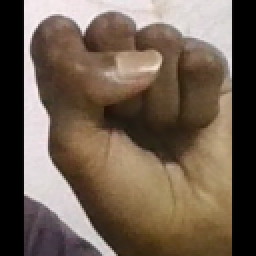
#> input picture recognition/data/raw/images/fist/000001.png, 128 x 128 px (shown 2 times larger)
$ python -i augmenter.py   (imports and definitions only)
#> lines starting #> are read from the running program, lines starting #| are printed output that depends on the picture
### recognition/training/transforms.py
"""
Image augmentation transforms.

Part B1:
- Rotation
- Translation
- Scaling
- Brightness
- Contrast
- Gamma
"""

from __future__ import annotations

import random

import cv2
import numpy as np

from .config import AugmentationConfig


# ==========================================================
# Rotation
# ==========================================================

# [114 lines left out: functions rotate, translate, scale, brightness, not called in this run]

# ==========================================================
# Contrast
# ==========================================================

def contrast(
    image: np.ndarray,
    config: AugmentationConfig,
) -> np.ndarray:

    alpha = random.uniform(
        config.min_contrast,
        config.max_contrast,
    )

    result = image.astype(np.float32)

    result = result * alpha

    result = np.clip(
        result,
        0,
        255,
    )

    return result.astype(np.uint8)


# ==========================================================
# Gamma Correction
# ==========================================================

# [208 lines left out: functions gamma, gaussian_noise, motion_blur, perspective, shadow, horizontal_flip, not called in this run]


# ==========================================================
# Resize
# ==========================================================

def resize(
    image: np.ndarray,
    config: AugmentationConfig,
) -> np.ndarray:

    image = image.astype(np.uint8)

    return cv2.resize(
        image,
        config.image_size,
        interpolation=cv2.INTER_AREA,
    )

### recognition/training/augmenter.py
"""
Augmentation Pipeline.

Applies random augmentations to an image during training.
"""

from __future__ import annotations

import random

import numpy as np

from .config import AugmentationConfig
from . import transforms


class Augmenter:
    """
    On-the-fly image augmentation pipeline.
    """

    def __init__(
        self,
        config: AugmentationConfig | None = None,
    ):

        self.config = (
            config
            if config is not None
            else AugmentationConfig()
        )

    # =====================================================
    # Public API
    # =====================================================

    def __call__(
        self,
        image: np.ndarray,
    ) -> np.ndarray:

        return self.apply(image)

    # =====================================================
    # Main Pipeline
    # =====================================================

    def apply(
        self,
        image: np.ndarray,
    ) -> np.ndarray:

        if not self.config.enabled:

            return transforms.resize(
                image,
                self.config,
            )

        augmented = image.copy()

        # ---------------------------------------------
        # Geometry
        # ---------------------------------------------

        if self._chance(
            self.config.rotation_probability
        ):

            augmented = transforms.rotate(
                augmented,
                self.config,
            )

        if self._chance(
            self.config.translation_probability
        ):

            augmented = transforms.translate(
                augmented,
                self.config,
            )

        if self._chance(
            self.config.scaling_probability
        ):

            augmented = transforms.scale(
                augmented,
                self.config,
            )

        if self._chance(
            self.config.perspective_probability
        ):

            augmented = transforms.perspective(
                augmented,
                self.config,
            )

        # ---------------------------------------------
        # Lighting
        # ---------------------------------------------

        if self._chance(
            self.config.brightness_probability
        ):

            augmented = transforms.brightness(
                augmented,
                self.config,
            )

        if self._chance(
            self.config.contrast_probability
        ):

            augmented = transforms.contrast(
                augmented,
                self.config,
            )

        if self._chance(
            self.config.gamma_probability
        ):

            augmented = transforms.gamma(
                augmented,
                self.config,
            )

        if self._chance(
            self.config.shadow_probability
        ):

            augmented = transforms.shadow(
                augmented,
                self.config,
            )

        # ---------------------------------------------
        # Camera Effects
        # ---------------------------------------------

        if self._chance(
            self.config.noise_probability
        ):

            augmented = transforms.gaussian_noise(
                augmented,
                self.config,
            )

        if self._chance(
            self.config.blur_probability
        ):

            augmented = transforms.motion_blur(
                augmented,
                self.config,
            )

        # ---------------------------------------------
        # Optional Flip
        # ---------------------------------------------

        if self._chance(
            self.config.horizontal_flip_probability
        ):

            augmented = transforms.horizontal_flip(
                augmented,
                self.config,
            )

        # ---------------------------------------------
        # Final Resize
        # ---------------------------------------------

        augmented = transforms.resize(
            augmented,
            self.config,
        )

        # ---------------------------------------------
        # Safety: Always return uint8
        # ---------------------------------------------

        if augmented.dtype != np.uint8:

            augmented = np.clip(
                augmented,
                0,
                255,
            ).astype(np.uint8)

        return augmented

    # =====================================================
    # Helpers
    # =====================================================

    @staticmethod
    def _chance(
        probability: float,
    ) -> bool:

        return random.random() < probability

>>> import cv2
>>> picture = cv2.imread('../data/raw/images/fist/000001.png', cv2.IMREAD_GRAYSCALE)
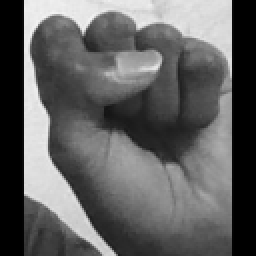
#> picture: shape (128, 128) (shown 2 times larger); min 0, max 244, mean 96.8
>>> result = Augmenter()(picture)
#> in resize, `return cv2.resize( image, config.image_size, interpolation=cv2.INTER_A..`:
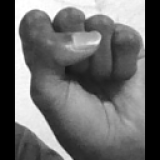
#> returned value: shape (160, 160); min 0, max 255, mean 104.7

$ run again, on recognition/data/raw/images/fist/000004.png
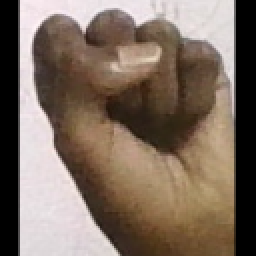
#> input picture recognition/data/raw/images/fist/000004.png, 128 x 128 px (shown 2 times larger)
#> `picture = cv2.imread('../data/raw/images/fist/000001.png', cv2.IMREAD_..`:
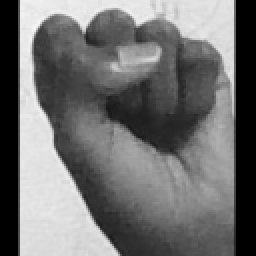
#> picture: shape (128, 128) (shown 2 times larger); min 0, max 246, mean 112
#> in resize, `return cv2.resize( image, config.image_size, interpolation=cv2.INTER_A..`:
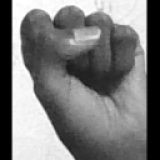
#> returned value: shape (160, 160); min 0, max 255, mean 121.1

$ run again, on recognition/data/raw/images/fist/000007.png
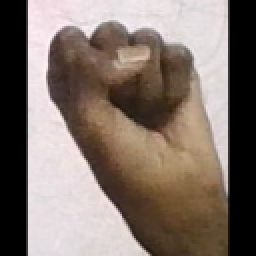
#> input picture recognition/data/raw/images/fist/000007.png, 128 x 128 px (shown 2 times larger)
#> `picture = cv2.imread('../data/raw/images/fist/000001.png', cv2.IMREAD_..`:
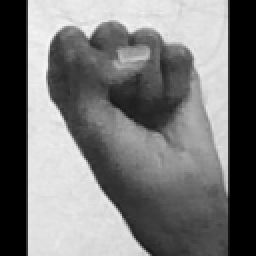
#> picture: shape (128, 128) (shown 2 times larger); min 0, max 245, mean 117.9
#> in resize, `return cv2.resize( image, config.image_size, interpolation=cv2.INTER_A..`:
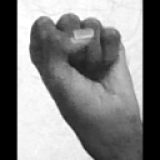
#> returned value: shape (160, 160); min 0, max 255, mean 127.6

$ run again, on recognition/data/raw/images/fist/000009.png
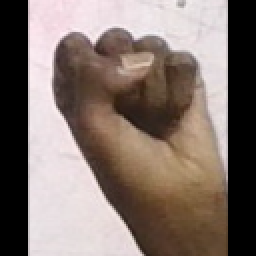
#> input picture recognition/data/raw/images/fist/000009.png, 128 x 128 px (shown 2 times larger)
#> `picture = cv2.imread('../data/raw/images/fist/000001.png', cv2.IMREAD_..`:
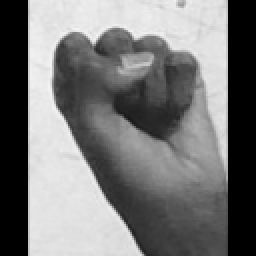
#> picture: shape (128, 128) (shown 2 times larger); min 0, max 246, mean 118.9
#> in resize, `return cv2.resize( image, config.image_size, interpolation=cv2.INTER_A..`:
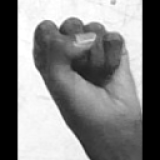
#> returned value: shape (160, 160); min 0, max 255, mean 128.6
